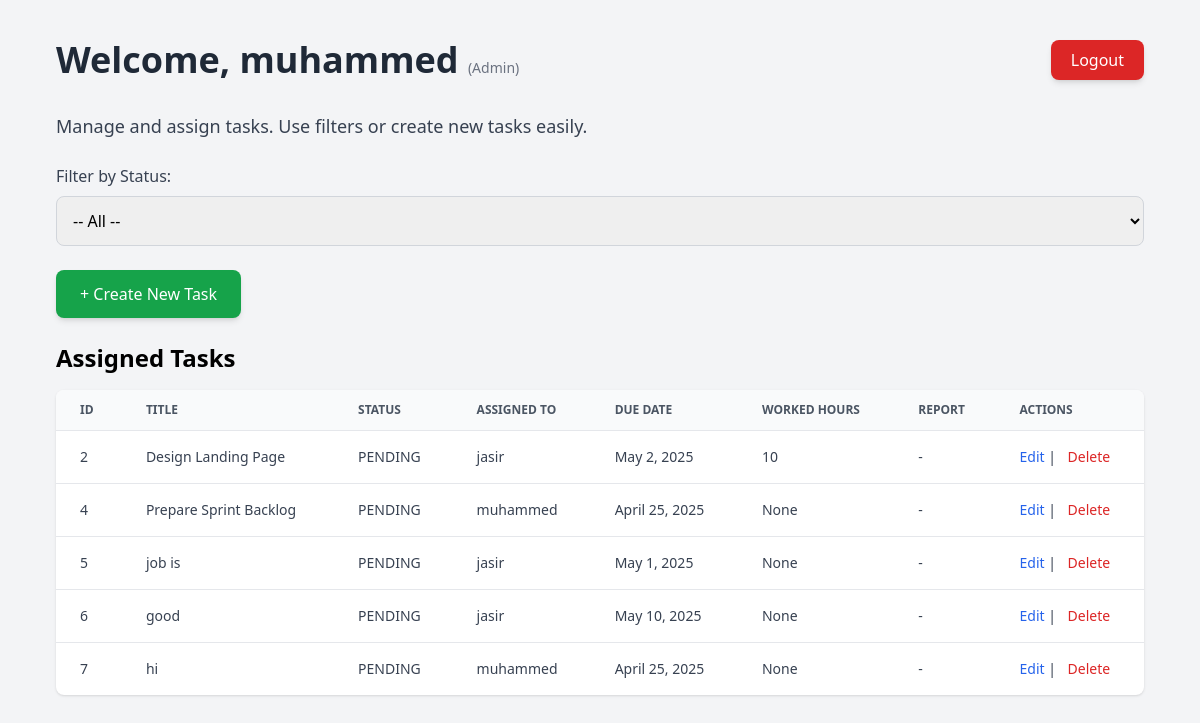
Screenshot of /tasks/dashboard/admin/ (signed in) with the database file from the repository.
### users/models.py (models this page shows, shortened)
class CustomUser(AbstractUser):
    ROLE_CHOICES = (
        ('SUPERADMIN', 'Super Admin'),
        ('ADMIN', 'Admin'),
        ('USER', 'User'),
    )
    role = models.CharField(max_length=20, choices=ROLE_CHOICES, default='USER')

### tasks/models.py (models this page shows, shortened)
class Task(models.Model):
    STATUS_CHOICES = (
        ('PENDING', 'Pending'),
        ('IN_PROGRESS', 'In Progress'),
        ('COMPLETED', 'Completed'),
    )
    title = models.CharField(max_length=255)
    description = models.TextField()
    assigned_to = models.ForeignKey(
        settings.AUTH_USER_MODEL, related_name='tasks', on_delete=models.CASCADE,
        limit_choices_to={'role': 'USER'}
    )
    due_date = models.DateField()
    status = models.CharField(max_length=20, choices=STATUS_CHOICES, default='PENDING')
    completion_report = models.TextField(blank=True, null=True)
    worked_hours = models.PositiveIntegerField(blank=True, null=True)
    created_at = models.DateTimeField(auto_now_add=True)

### tasks/views.py (the view)
# urls.py: path("dashboard/admin/", admin_dashboard, name="admin-dashboard"),
@login_required
def admin_dashboard(request):
    tasks = Task.objects.all()
    users = CustomUser.objects.all()
    if request.method == 'POST':
        form = TaskForm(request.POST)
        print(form.is_valid(),form.errors)
        if form.is_valid():
            task = form.save(commit=False)
            task.save()
            return redirect('admin-dashboard')
    else:
        form = TaskForm()
    context = {
        'form': form,
        'tasks': tasks,
        'users': users,
    }
    return render(request, 'dashboard_admin.html', context)

### tasks/forms.py
class TaskForm(forms.ModelForm):
    class Meta:
        model = Task
        fields = ['title', 'description', 'assigned_to', 'due_date', 'status', 'completion_report', 'worked_hours']
        widgets = {
            'due_date': forms.DateInput(attrs={'type': 'date'}),
            'description': forms.Textarea(attrs={'rows': 3}),
            'completion_report': forms.Textarea(attrs={'rows': 3}),
        }

### templates/dashboard_admin.html (shortened to what this page needs)
<!DOCTYPE html>
<html lang="en">
<head>
  <script src="https://cdn.tailwindcss.com"></script>
</head>
<body class="font-sans bg-gray-100 min-h-screen py-10">
  <div class="max-w-6xl mx-auto px-4 sm:px-6 lg:px-8">
    <div class="flex justify-between items-center mb-8">
      <h1 class="text-4xl font-bold text-gray-800">Welcome, {{ request.user.username }} <span class="text-sm font-normal text-gray-500">(Admin)</span></h1>
      <form method="post" action="{% url 'custom-login' %}">
        <button type="submit" class="bg-red-600 hover:bg-red-700 transition text-white px-5 py-2 rounded-lg shadow-md">
          Logout
        </button>
      </form>
    </div>
    <p class="text-lg text-gray-700 mb-6">Manage and assign tasks. Use filters or create new tasks easily.</p>
    <form method="get" class="mb-6">
      <label for="status" class="block text-gray-700 font-medium mb-2">Filter by Status:</label>
      <select name="status" id="status" onchange="this.form.submit()" class="w-full p-3 border border-gray-300 rounded-lg focus:outline-none focus:ring-2 focus:ring-blue-500">
        <option value="" {% if not request.GET.status %}selected{% endif %}>-- All --</option>
      </select>
    </form>
    <div class="mb-6">
      <button onclick="toggleForm()" class="bg-green-600 hover:bg-green-700 transition text-white px-6 py-3 rounded-lg shadow-md">
        + Create New Task
      </button>
    </div>
    <h2 class="text-2xl font-semibold mb-4">Assigned Tasks</h2>
    {% if tasks %}
      <div class="overflow-x-auto bg-white rounded-lg shadow">
        <table class="min-w-full divide-y divide-gray-200">
          <thead class="bg-gray-50 text-left text-xs font-semibold text-gray-600 uppercase">
            <tr>
              <th class="px-6 py-3">ID</th>
              <th class="px-6 py-3">Title</th>
              <th class="px-6 py-3">Status</th>
              <th class="px-6 py-3">Assigned To</th>
              <th class="px-6 py-3">Due Date</th>
              <th class="px-6 py-3">Worked Hours</th>
              <th class="px-6 py-3">Report</th>
              <th class="px-6 py-3">Actions</th>
            </tr>
          </thead>
          <tbody class="text-sm text-gray-700 divide-y divide-gray-200">
            {% for task in tasks %}
              <tr class="hover:bg-gray-50">
                <td class="px-6 py-4">{{ task.id }}</td>
                <td class="px-6 py-4">{{ task.title }}</td>
                <td class="px-6 py-4">{{ task.status }}</td>
                <td class="px-6 py-4">{{ task.assigned_to.username }}</td>
                <td class="px-6 py-4">{{ task.due_date }}</td>
                <td class="px-6 py-4">{{ task.worked_hours }}</td>
                <td class="px-6 py-4">{{ task.completion_report|default:"-" }}</td>
                <td class="px-6 py-4 space-x-2">
                  <a href="{% url 'edit-task' task.id 'admin' %}" class="text-blue-600 hover:underline">Edit</a> |
                  <a href="{% url 'delete-task' task.id 'admin' %}" class="text-red-600 hover:underline" onclick="return confirm('Are you sure you want to delete this task?')">Delete</a>
                </td>
              </tr>
            {% endfor %}
          </tbody>
        </table>
      </div>
    {% else %}
      <p class="text-gray-600">No tasks found for the selected filter.</p>
    {% endif %}
  </div>
</body>
</html>

### rows the page displays
CustomUser: user.username "muhammed"
Task: id "2", title "Design Landing Page", status "PENDING", assigned_to.username "jasir", due_date "May 2, 2025", worked_hours "10", completion_report "-"
Task: id "4", title "Prepare Sprint Backlog", status "PENDING", assigned_to.username "muhammed", due_date "April 25, 2025", worked_hours "None", completion_report "-"
Task: id "5", title "job is", status "PENDING", assigned_to.username "jasir", due_date "May 1, 2025", worked_hours "None", completion_report "-"
Task: id "6", title "good", status "PENDING", assigned_to.username "jasir", due_date "May 10, 2025", worked_hours "None", completion_report "-"
Task: id "7", title "hi", status "PENDING", assigned_to.username "muhammed", due_date "April 25, 2025", worked_hours "None", completion_report "-"
